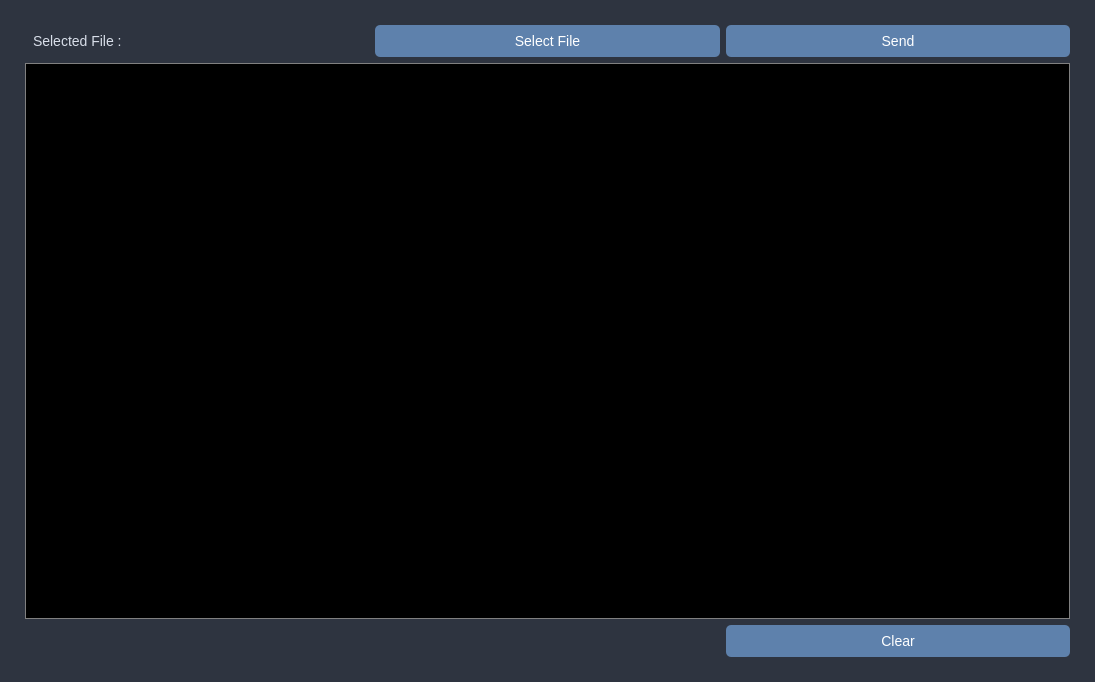
<?xml version="1.0" encoding="UTF-8"?>
<ui version="4.0">
 <class>FileTransfer</class>
 <widget class="QWidget" name="FileTransfer">
  <property name="geometry">
   <rect>
    <x>0</x>
    <y>0</y>
    <width>1095</width>
    <height>682</height>
   </rect>
  </property>
  <property name="windowTitle">
   <string>Form</string>
  </property>
  <property name="styleSheet">
   <string notr="true">QWidget {
    background-color: #2E3440;  /* Koyu Gri */
    color: #D8DEE9;             /* Açık Beyaz */
    border: none;
    font-size: 14px;
    padding: 5px;
}

QWidget::item {
    padding: 8px;
    border-radius: 5px;
}

</string>
  </property>
  <layout class="QGridLayout" name="gridLayout">
   <item row="0" column="0">
    <widget class="QStackedWidget" name="stackedWidget">
     <property name="currentIndex">
      <number>0</number>
     </property>
     <widget class="QWidget" name="page">
      <layout class="QGridLayout" name="gridLayout_2">
       <item row="0" column="0">
        <widget class="QLabel" name="lblFileName">
         <property name="enabled">
          <bool>true</bool>
         </property>
         <property name="styleSheet">
          <string notr="true">
QLabel {
    color: #5A4DA3 
    font-weight: bold;
}</string>
         </property>
         <property name="text">
          <string>&lt;html&gt;&lt;head/&gt;&lt;body&gt;&lt;p&gt;&lt;span style=&quot; font-size:16pt; color:#ffffff;&quot;&gt;Selected File :&lt;/span&gt;&lt;/p&gt;&lt;/body&gt;&lt;/html&gt;</string>
         </property>
        </widget>
       </item>
       <item row="0" column="1">
        <widget class="QPushButton" name="btnSelectFile">
         <property name="styleSheet">
          <string notr="true">QPushButton {
    background-color: #5E81AC; /* Mavi Ton */
    color: white;
    border-radius: 5px;
    padding: 8px;
    font-size: 14px;
}


QPushButton:pressed {
    background-color: #4C566A; /* Koyu Gri */
}
</string>
         </property>
         <property name="text">
          <string>Select File</string>
         </property>
        </widget>
       </item>
       <item row="0" column="2">
        <widget class="QPushButton" name="btnSendFile">
         <property name="styleSheet">
          <string notr="true">QPushButton {
    background-color: #5E81AC; /* Mavi Ton */
    color: white;
    border-radius: 5px;
    padding: 8px;
    font-size: 14px;
}


QPushButton:pressed {
    background-color: #4C566A; /* Koyu Gri */
}
</string>
         </property>
         <property name="text">
          <string>Send</string>
         </property>
        </widget>
       </item>
       <item row="1" column="0" colspan="3">
        <widget class="QPlainTextEdit" name="plainTextEdit">
         <property name="enabled">
          <bool>true</bool>
         </property>
         <property name="styleSheet">
          <string notr="true">
QPlainTextEdit {
    background-color: black;
    color: lightgreen;
    border: 1px solid gray;
    padding: 5px;
}</string>
         </property>
         <property name="readOnly">
          <bool>true</bool>
         </property>
        </widget>
       </item>
       <item row="2" column="2">
        <widget class="QPushButton" name="btnClearLog">
         <property name="styleSheet">
          <string notr="true">QPushButton {
    background-color: #5E81AC; /* Mavi Ton */
    color: white;
    border-radius: 5px;
    padding: 8px;
    font-size: 14px;
}


QPushButton:pressed {
    background-color: #4C566A; /* Koyu Gri */
}
</string>
         </property>
         <property name="text">
          <string>Clear</string>
         </property>
        </widget>
       </item>
      </layout>
     </widget>
     <widget class="QWidget" name="page_2"/>
    </widget>
   </item>
  </layout>
 </widget>
 <resources/>
 <connections/>
</ui>
